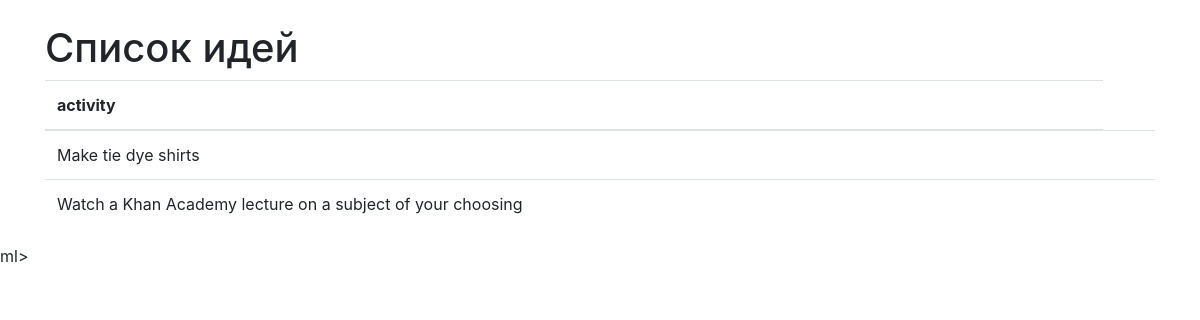
Screenshot of /ideas/users/4 with the database file from the repository.
### models.py (models this page shows, shortened)
class Idea(db.Model):
    id = db.Column(db.Integer, primary_key=True)
    idea = db.Column(db.String(100), nullable=False)
    created_at = db.Column(db.DateTime, server_default=db.func.now())
    updated_at = db.Column(db.DateTime, server_default=db.func.now(), onupdate=db.func.now())
    user_id = db.Column(db.Integer, db.ForeignKey('user.id'))    #связь один ко многим

### app.py (the view)
@app.route("/ideas/users/<int:user_id>")
def show_ideas(user_id):
    return render_template(
        "user_ideas.html",
        user=User.query.get(user_id),
        ideas=Idea.query.filter_by(user_id=user_id).all()
    )

### app.py (called while the page is built)
@app.before_request
def before_request():
    g.start_time = time.time()

@app.after_request
def after_request(response):
    total_time = time.time() - g.start_time
    print(f"Время выполнения запроса {total_time:.6f} секунд")
    return response

def log_db_queries(app):
    @event.listens_for(db.engine, "before_cursor_execute") # функция которая слушвет запросы к базе данных
    def before_cursor_execute(conn, cursor, statement, parameters, context, executemany):
        print("Executing query: %s", statement)

### templates/user_ideas.html (shortened to what this page needs)
<!DOCTYPE html>
<html>
<head>
    <link rel="stylesheet" href="https://maxcdn.bootstrapcdn.com/bootstrap/4.5.2/css/bootstrap.min.css">
</head>
<body>
    <div class="container mt-4">
        <h1>Список идей</h1>
        <table class="table">
            <thead>
                <tr>
                    <th>activity</th>
                </tr>
            </thead>
            <tbody>
                {% for idea in ideas %}
                <tr>
                    <td>{{ idea.idea }}</td>
                    <td>
                    </td>
                </tr>
                {% endfor %}
            </tbody>
        </table>
    </div>
</body>
</html>ml>

### rows the page displays
Idea: idea "Make tie dye shirts"
Idea: idea "Watch a Khan Academy lecture on a subject of your choosing"
